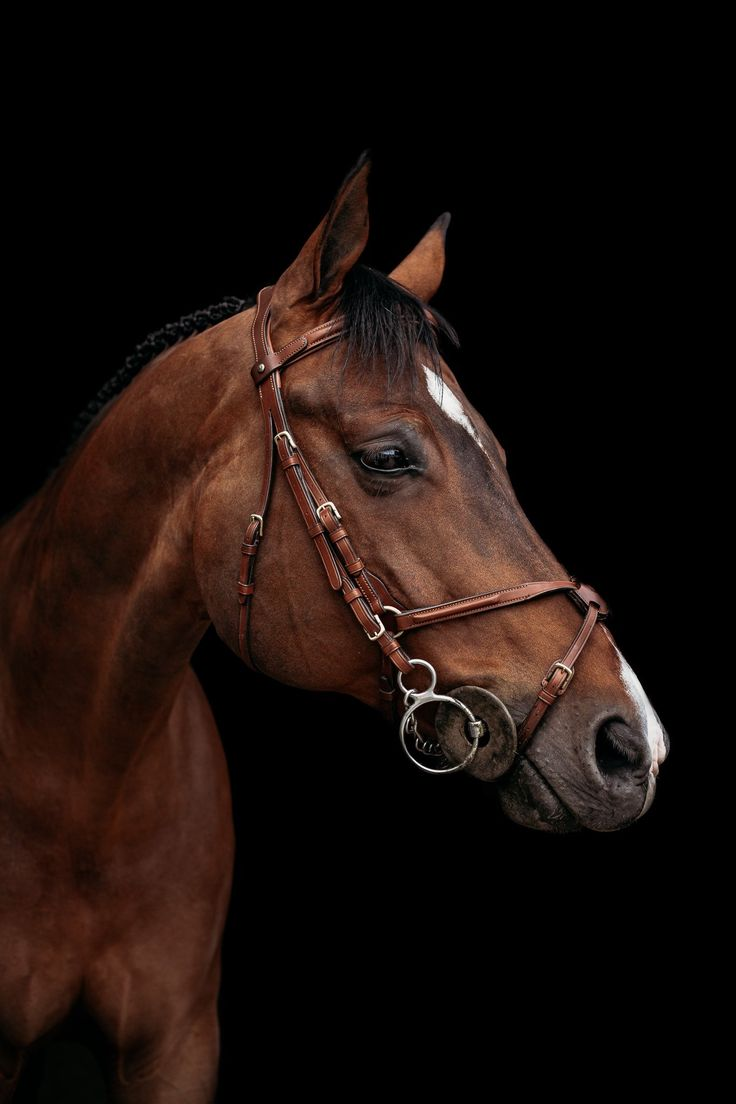
#> input picture Images/horse.jpg, 736 x 1104 px, found by its file name
$ jupyter execute sec_4_histogram_1.ipynb   (shell and % lines are left out)
#> lines starting #> are read from the running program, lines starting #| are printed output that depends on the picture
[cell 1]
# HISTOGRAMS

import cv2
import numpy as np
import matplotlib.pyplot as plt

[cell 2]
horse = cv2.imread('/home/srijanani/GIT/OpenCV/Images/horse.jpg') # ORIGINAL COLOR BGR
#> horse is the input picture: shape (1104, 736, 3); mean B, G, R 12.3, 16.3, 27.4
show_horse = cv2.cvtColor(horse, cv2.COLOR_BGR2RGB) # CONVERT COLOR RGB

rainbow = cv2.imread('/home/srijanani/GIT/OpenCV/Images/rainbow.jpeg') # ORIGINAL COLOR BGR
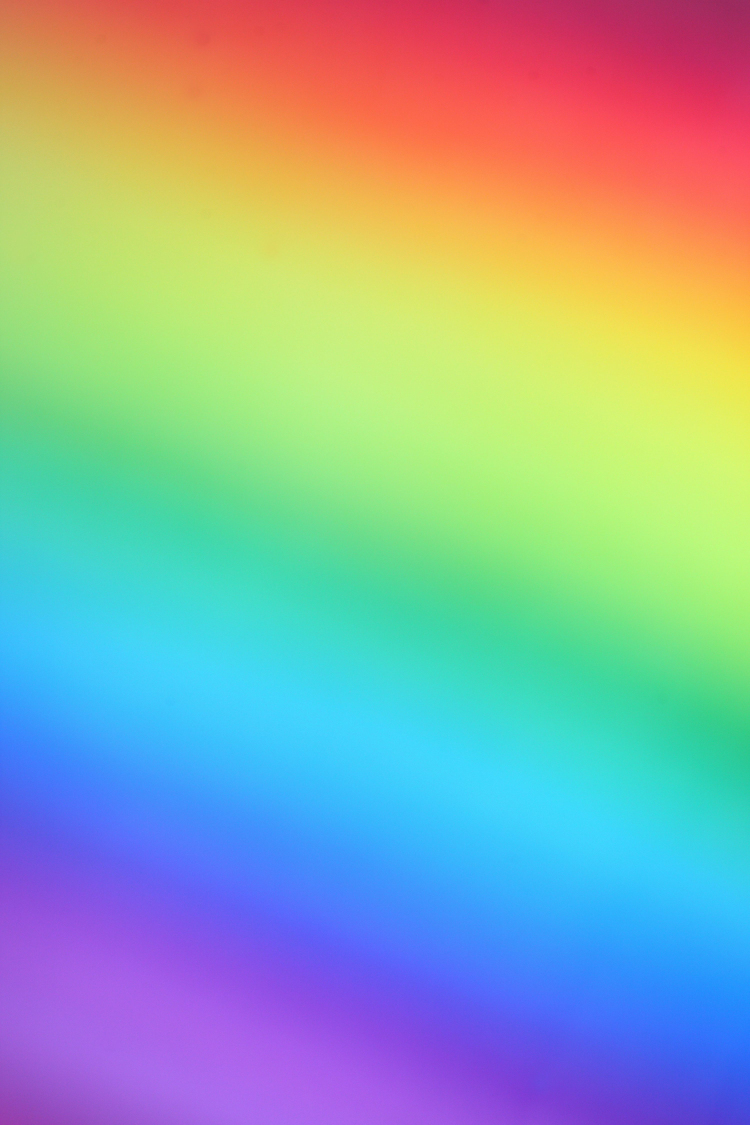
#> input picture Images/rainbow.jpeg, 3000 x 4500 px, found by its file name (shown at 1/4 size)
#> rainbow is the input picture: shape (4500, 3000, 3); mean B, G, R 165.1, 170, 143.5
show_rainbow = cv2.cvtColor(rainbow, cv2.COLOR_BGR2RGB) # CONVERT COLOR RGB

bricks = cv2.imread('/home/srijanani/GIT/OpenCV/Images/bricks.jpg') # ORIGINAL COLOR BGR
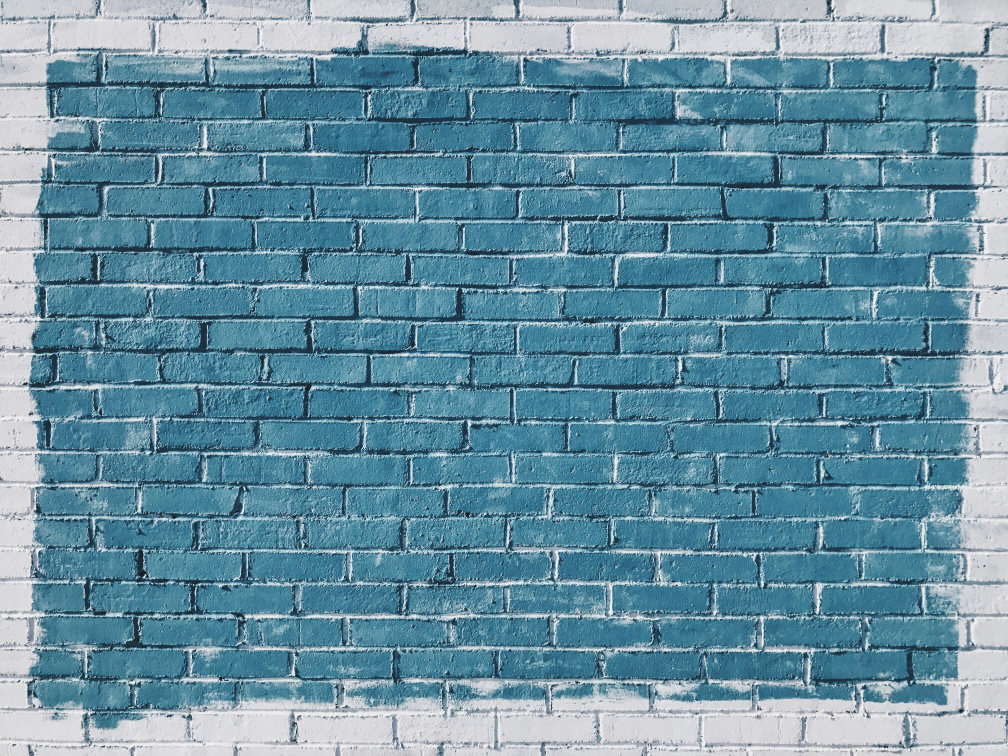
#> input picture Images/bricks.jpg, 4032 x 3024 px, found by its file name (shown at 1/4 size)
#> bricks is the input picture: shape (3024, 4032, 3); mean B, G, R 162.1, 144.6, 103.9
show_bricks = cv2.cvtColor(bricks, cv2.COLOR_BGR2RGB) # CONVERT COLOR RGB

[cell 3]
# DISPLYING HORSE IMAGE

# plt.imshow(show_horse)

[cell 4]
# CLACULATE HISTOGRAM VALUE FOR THE HORSE
# OPENCV BGR  0 = BLUE, 1 = GREEN, 2 = RED

hist_value = cv2.calcHist([horse], channels=[0], mask=None, histSize=[256], ranges=[0,256])
#> hist_value = 256 values, max 490860 at index 0, min 2 at index 253, mean 3174

plt.plot(hist_value)
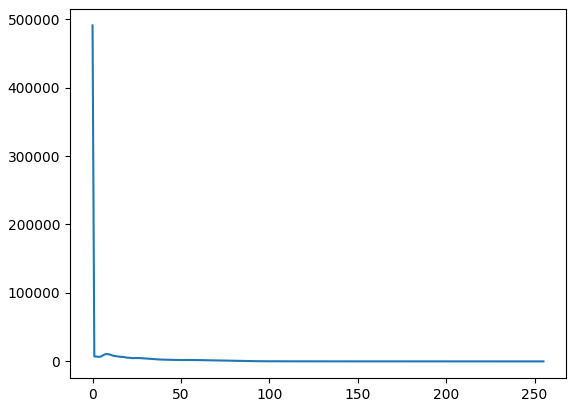
#> figure drawn by matplotlib, 1 panel; curve peaks at x = 0, y = 490860

[cell 5]
# DISPLAYING RAINBOW IMAGE

plt.imshow(show_rainbow)

[cell 6]
# CLACULATE HISTOGRAM VALUE FOR THEH RAINBOW
# OPENCV BGR  0 = BLUE, 1 = GREEN, 2 = RED

hist_value = cv2.calcHist([rainbow], channels=[0], mask=None, histSize=[256], ranges=[0,256])
#> hist_value = 256 values, max 609818 at index 252, min 0 at index 0, mean 52734.4

plt.plot(hist_value)
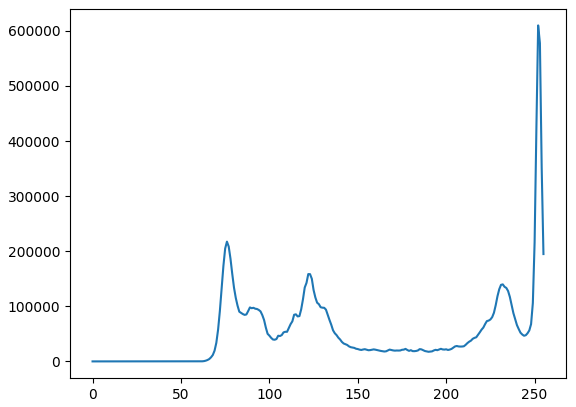
#> figure drawn by matplotlib, 1 panel; curve peaks at x = 252, y = 609818

[cell 7]
# DISPLAYING BRICKS IMAGE

plt.imshow(show_bricks)

[cell 8]
# CLACULATE HISTOGRAM VALUE FOR THE BLUE BRICKS FOR THE BLUE COLOR
# OPENCV BGR  0 = BLUE, 1 = GREEN, 2 = RED

hist_value = cv2.calcHist([bricks], channels=[0], mask=None, histSize=[256], ranges=[0,256])
#> hist_value = 256 values, max 185126 at index 148, min 0 at index 0, mean 47628

plt.plot(hist_value)
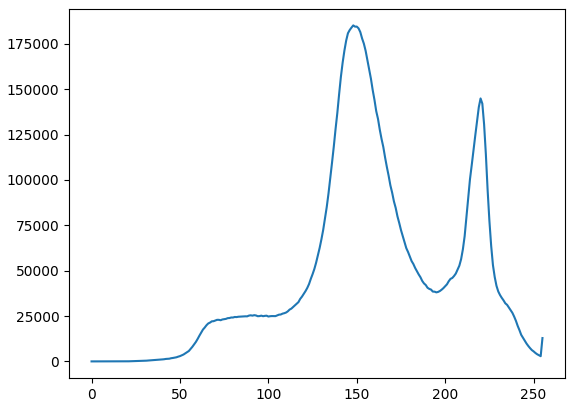
#> figure drawn by matplotlib, 1 panel; curve peaks at x = 148, y = 185126

[cell 9]
# CALCULATING HISTOGRAM BGR VALUE FOR THE BRICKS

img = bricks

color = ('b', 'g', 'r')

for i, col in enumerate(color):
    hist = cv2.calcHist([img], [i], None, [256], [0, 256])
    plt.plot(hist, color=col)
    plt.xlim([0, 256])

plt.title('HISTOGRAM FOR BRICKS')
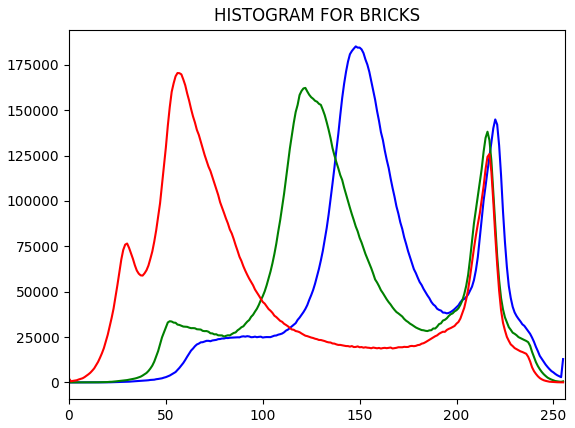
#> figure drawn by matplotlib, 1 panel; curve peaks at x = 148, y = 185126; curve peaks at x = 122, y = 162255; curve peaks at x = 56, y = 170462

[cell 10]
# CALCULATING HISTOGRAM BGR VALUE FOR THE HORSE

img = horse

color = ('b', 'g', 'r')

for i, col in enumerate(color):
    hist = cv2.calcHist([img], [i], None, [256], [0, 256])
    plt.plot(hist, color=col)
    plt.xlim([0, 50])
    plt.ylim([0, 50000])

plt.title('HISTOGRAM FOR BRICKS')
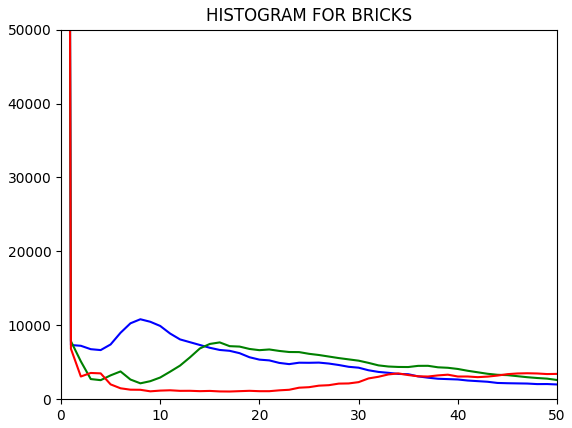
#> figure drawn by matplotlib, 1 panel; curve peaks at x = 0, y = 490860; curve peaks at x = 0, y = 485692; curve peaks at x = 0, y = 485535

[cell 11]
horse.shape
#> Out = (1104, 736, 3)

[cell 12]
# TOTAL PIXEL IN THE HORSE IMAGE

1104 * 736 * 3

[cell 13]
# HISTOGRAM IN PAART TWO VIDEO

[cell 14]
rainbow = cv2.imread('/home/srijanani/GIT/OpenCV/Images/rainbow.jpeg') # ORIGINAL COLOR BGR
show_rainbow = cv2.cvtColor(rainbow, cv2.COLOR_BGR2RGB) # CONVERT COLOR RGB

[cell 15]
img = rainbow

[cell 16]
img = cv2.resize(img, (413, 550))
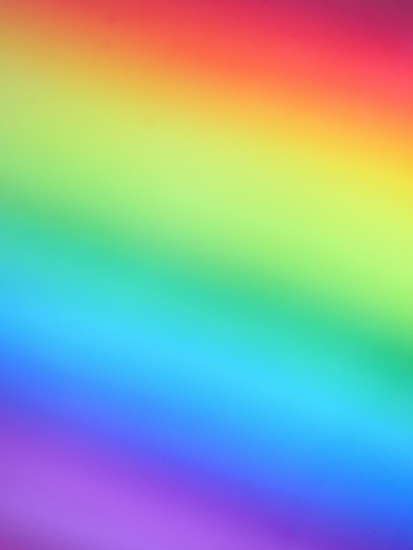
#> img: shape (550, 413, 3); mean B, G, R 165, 169.9, 143.5

img.shape
#> Out = (550, 413, 3)

[cell 17]
img.shape[:2]
#> Out = (550, 413)

[cell 18]
mask = np.zeros(img.shape[:2], np.uint8)

[cell 19]
plt.imshow(mask, cmap='gray')
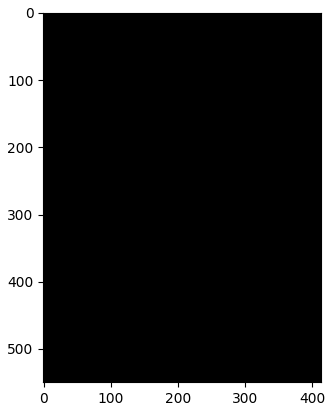
#> figure drawn by matplotlib, 1 panel

[cell 20]
mask[300:400, 100:400] = 255

[cell 21]
plt.imshow(mask, cmap='gray')
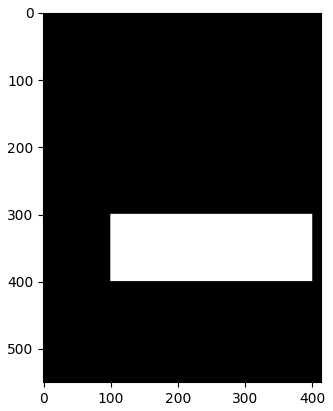
#> figure drawn by matplotlib, 1 panel
